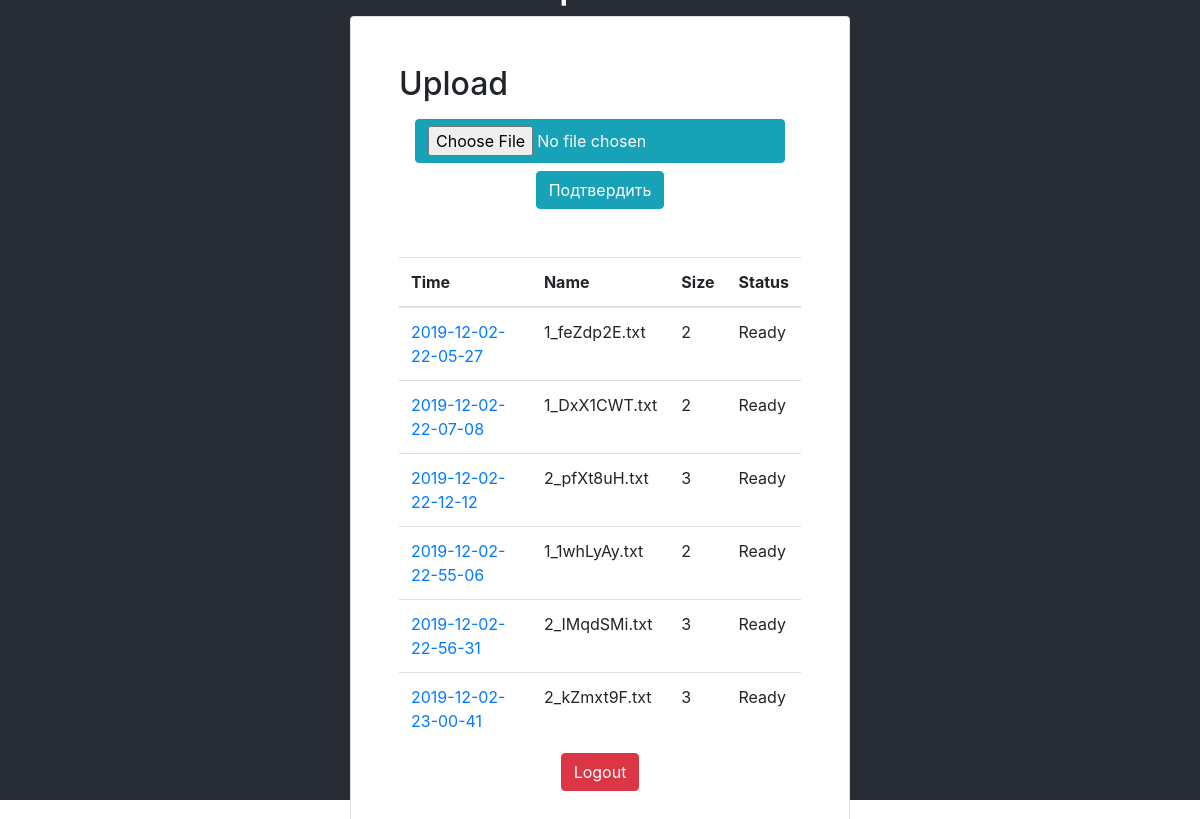
Page /upload/ (signed in) on the committed database.
### core/models.py (models this page shows, shortened)
class File(models.Model):
    filename = models.CharField(max_length=100)
    size = models.IntegerField(max_length=50000)
    status = models.CharField(max_length=100)
    datetime_file = models.CharField(max_length=100)
    pdf = models.FileField(upload_to='media')
    url = models.CharField(max_length=100)

### core/views.py (the view)
# urls.py: path("upload/", views.upload, name="upload"),
@login_required
def upload(request):
  context = {}
  if request.method == 'POST':
    uploaded_file = request.FILES['document']
    fs = FileSystemStorage()
    fs.save(uploaded_file.name, uploaded_file)
    name = fs.save(uploaded_file.name, uploaded_file)
    size_bytes = uploaded_file.size
    size_kbytes = size_bytes/1000
    datetime_file= datetime.now()
    datetime_str = datetime_file.strftime("%Y-%m-%d-%H-%M-%S")
    status = 'Pending'
    print(name)
    print(uploaded_file.size)
    print(datetime_str)
    url = fs.url(name)
    file = File.objects.create(filename=name,size=size_kbytes,datetime_file=datetime_str,status=status,url=url)
    file.save()
    allvideos = File.objects.all()
    context['files'] = allvideos
  else:
    context = {}
    allvideos = File.objects.all()
    if File.objects.filter(status="Pending"):
      dummyTask() #многопоточность не удалась
    context['files'] = allvideos
  return render(request, 'upload.html', context)

### core/templates/upload.html (shortened to what this page needs)
{% extends 'base.html' %}
{% block content %}
    <h2>Upload</h2>
    <div class="col-sm-12 mt-2 text-center">
        <form method="post" enctype="multipart/form-data">
            <input type="file" name="document" class="btn btn-info ">
            <button type="submit" class="btn btn-info mt-2 mb-5">Подтвердить</button>
        </form>
    </div>
    <table class="table mb-0">
        <thead>
        <tr>
            <th>Time</th>
            <th>Name</th>
            <th>Size</th>
            <th>Status</th>
        </tr>
        </thead>
        <tbody>
        {% for file in files %}
            <tr>
                {% if file.status == 'Ready' %}
                 <td><a href="{{ file.url }}" download>{{ file.datetime_file }}</a></td>
                {% else %}
                <td>{{ file.datetime_file }}</td>
                 {% endif %}
                <td>{{ file.filename }}</td>
                <td>{{ file.size }}</td>
                <td>{{ file.status }}</td>
            </tr>
        {% endfor %}
        </tbody>
    </table>
    <div class="col-sm-12 mt-2 text-center">
        <button class="btn btn-danger">
            <a href="{% url 'logout' %}">Logout</a>
        </button>
    </div>
{% endblock %}

### core/templates/base.html (shortened to what this page needs)
{% load static %}
<!DOCTYPE html>
<html lang="en">
<head>
    <link rel="stylesheet" href="https://stackpath.bootstrapcdn.com/bootstrap/4.1.3/css/bootstrap.min.css"
 />
    <link rel="stylesheet" href="{% static 'css/index.css' %}" />
</head>
<body>
    <div class="container-fluid">
        <div>
            <h1 class="text-white text-center">{% block title %}{% endblock %}</h1>
            <div class="card p-5">
                {% block content %}
                {% endblock %}
            </div>
        </div>
    </div>
</body>
</html>

### core/static/css/index.css (style rules this page uses)
.container-fluid { height: 100vh; background-color: #282c34; display: flex; justify-content: center; align-items: center; }
.container-fluid > div { width: 85%; min-width: 300px; max-width: 500px; }
.card { width: 100%; }
.btn a, .btn a:hover { color: white; text-decoration: none ; }

### rows in the picture
File: datetime_file "2019-12-02-22-05-27", filename "1_feZdp2E.txt", size "2", status "Ready"
File: datetime_file "2019-12-02-22-07-08", filename "1_DxX1CWT.txt", size "2", status "Ready"
File: datetime_file "2019-12-02-22-12-12", filename "2_pfXt8uH.txt", size "3", status "Ready"
File: datetime_file "2019-12-02-22-55-06", filename "1_1whLyAy.txt", size "2", status "Ready"
File: datetime_file "2019-12-02-22-56-31", filename "2_IMqdSMi.txt", size "3", status "Ready"
File: datetime_file "2019-12-02-23-00-41", filename "2_kZmxt9F.txt", size "3", status "Ready"
